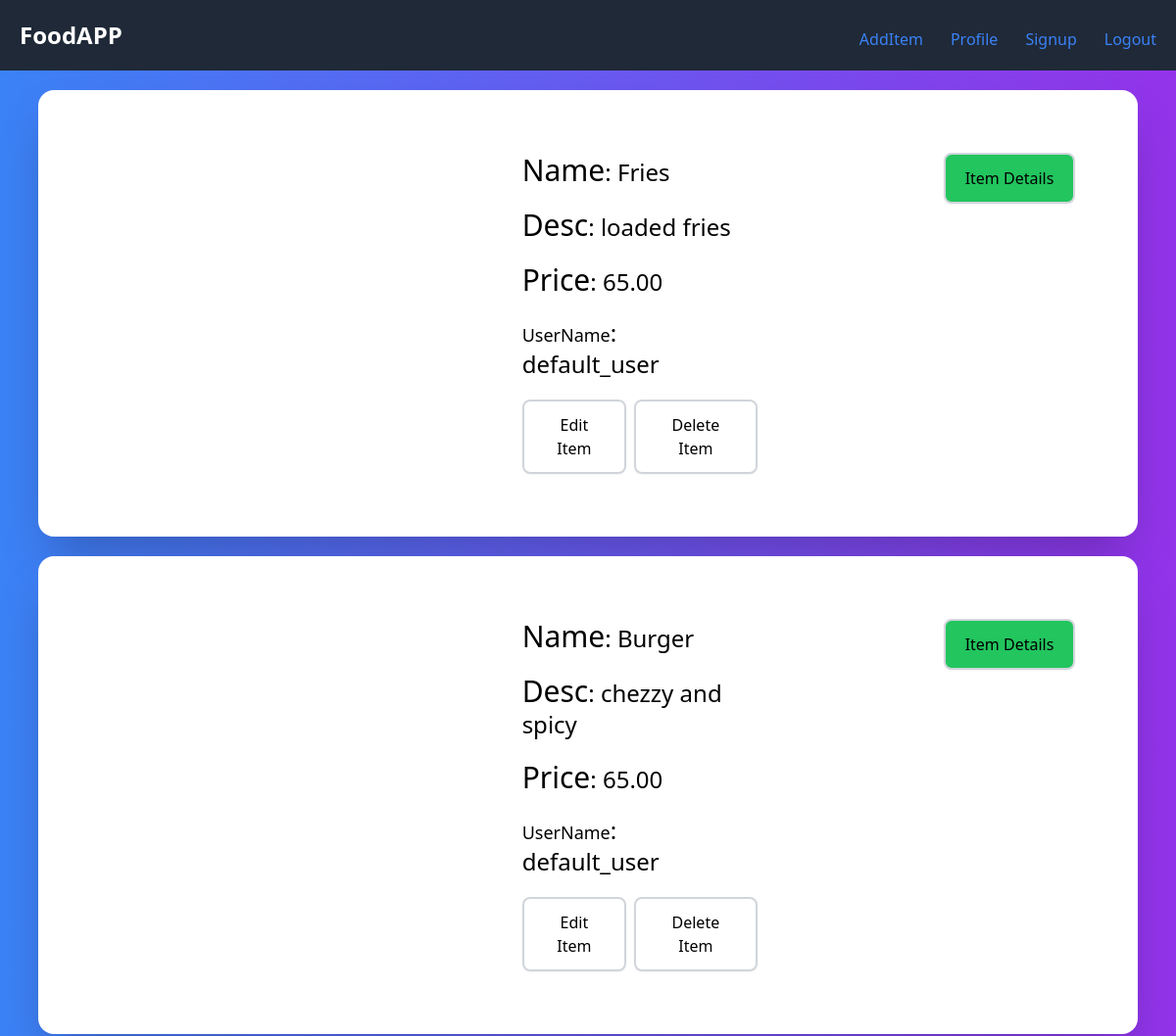
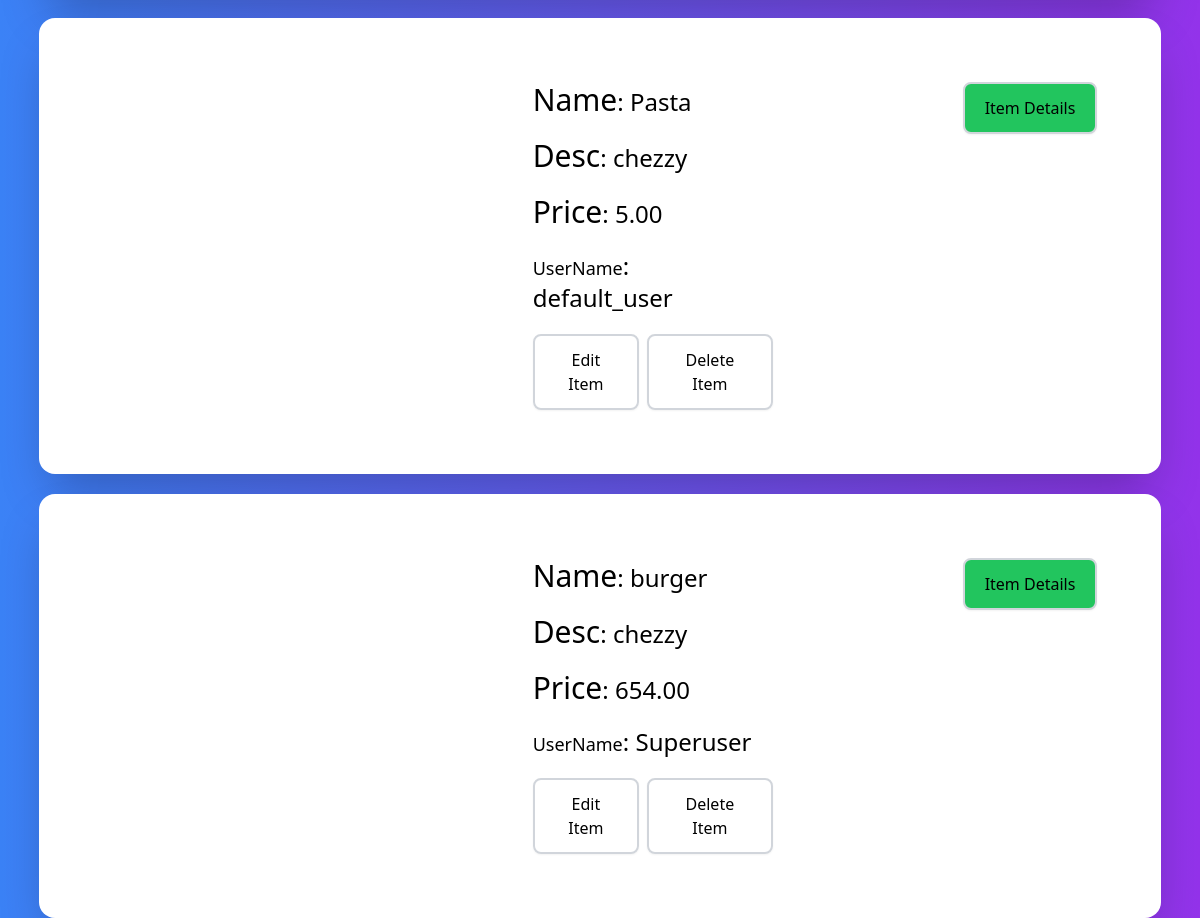
The app's page / (signed in) with its own data (2 pictures, top to bottom).
### food/models.py (models this page shows, shortened)
class Item(models.Model):
    user_name = models.ForeignKey(User,on_delete=models.CASCADE,default=1)
    item_name = models.CharField(max_length=200)
    item_desc = models.CharField(max_length=200)
    price = models.DecimalField(max_digits=5, decimal_places=2)
    item_image = models.CharField(max_length=500 , default="https://nanilovestocook.com/wp-content/uploads/2022/08/placeholder.png")

### food/views.py (the view)
# urls.py: path('', views.ItemListView.as_view(),name="index"),
class ItemListView(ListView):
    model = Item
    template_name = 'food/index.html'
    context_object_name = 'items'

### food/templates/food/index.html (shortened to what this page needs)
{% extends 'food/base.html' %}
{% block body %}
<div class="flex flex-col items-center justify-center bg-gradient-to-r from-blue-500 to-purple-600">
  {% for item in items %}
    <section id="item" class="transform translate-y-full transition-all duration-1000 ease-out" data-item-id="{{ item.id }}">
      <div class="flex justify-center h-full">
        <div class="flex flex-col p-6 m-3 space-y-5 rounded-2xl  shadow-2xl space-x-0 md:flex-row md:m-0 md:space-x-20 lg:space-x-[190px] md:space-y-0 md:p-16 bg-white md:mt-5">
          <div class="mx-auto w-60">
          </div>
          <div class="flex flex-col w-60 md:text-left md:space-y-5">
            <div class="text-lg font-medium text-center mt-5 md:text-2xl max-w-[240px] md:max-w-sm md:mt-0 md:text-left">
              <span class="text-2xl md:text-3xl">Name</span>: {{item.item_name}}
            </div>
            <div class="text-lg font-medium text-center mt-5 md:text-2xl max-w-[240px] md:max-w-sm md:mt-0 md:text-left">
              <span class="text-2xl md:text-3xl">Desc</span>: {{item.item_desc}}
            </div>
            <div class="text-lg font-medium text-center mt-5 md:text-2xl md:text-left">
              <span class="text-2xl md:text-3xl">Price</span>: {{item.price}}
            </div>
            <div class="text-lg font-medium text-center mt-5 md:text-2xl md:text-left">
              <span class="text-lg md:text-lg">UserName</span>: {{item.user_name}}
            </div>
            <div class="flex flex-col mt-3 space-y-4 md:space-y-0 md:space-4-0 med:space-x-4 md:flex-row md:space-x-2">
              <a href="{% url 'food:edit_item' item.id %}">
                <button class="flex items-center justify-center w-full py-3 px-5 space-x-3 border-2 border-gray-300 rounded-lg shadow-sm hover:bg-opacity-30 hover:shadow-xl hover:-translate-y-0.5 transition-all duration-200">
                  <span> Edit Item</span>
                </button>
              </a>
              <a href="{% url 'food:delete_item' item.id %}">
                <button class="flex items-center justify-center w-full py-3 px-5 space-x-3 border-2 border-gray-300 rounded-lg shadow-sm hover:bg-opacity-30 hover:shadow-xl hover:-translate-y-0.5 transition-all duration-200">
                  <span>Delete Item</span>
                </button>
              </a>
            </div>
          </div>
          <div>
            <a href="{% url 'food:detail' item.id %}">
              <button class="flex items-center w-full justify-center py-3 px-5 space-x-3 border-2 border-gray-300 rounded-lg bg-green-500 shadow-sm hover:bg-opacity-30 hover:shadow-xl hover:-translate-y-0.5 transition-all duration-200">
                <span>Item Details</span>
              </button>
            </a>
          </div>
        </div>
      </div>
    </section>
  {% endfor %}
</div>
{% endblock %}

### food/static/food/style.css (style rules this page uses)
* { margin = 0%; padding = 0%; }
body { background-color: light-blue; }

### records on screen
Item: item_name "Fries", item_desc "loaded fries", price "65.00", user_name "default_user"
Item: item_name "Burger", item_desc "chezzy and spicy", price "65.00", user_name "default_user"
Item: item_name "Pasta", item_desc "chezzy", price "5.00", user_name "default_user"
Item: item_name "burger", item_desc "chezzy", price "654.00", user_name "Superuser"
